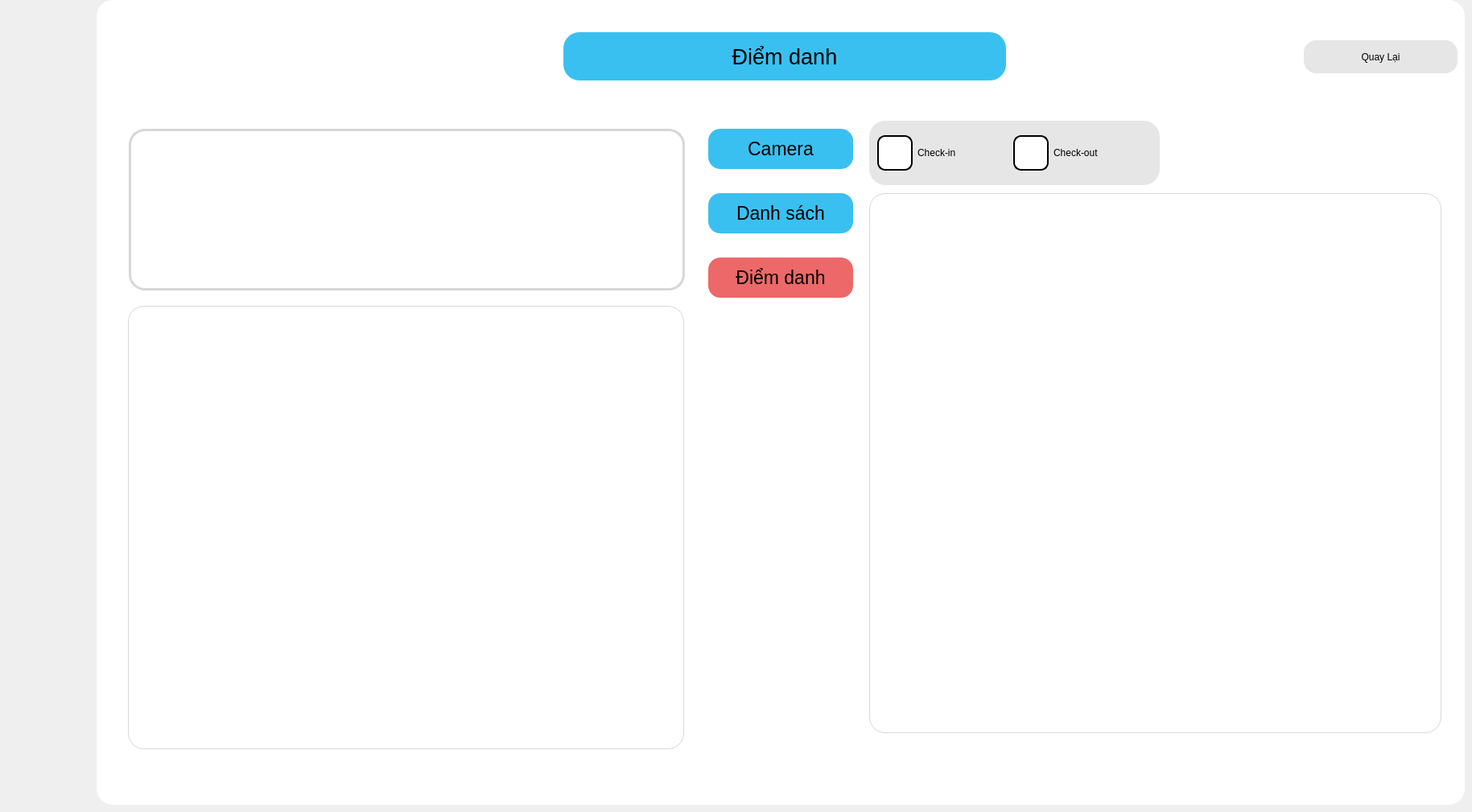
    <widget class="QWidget" name="page_check_list">
     <widget class="QFrame" name="frame_11">
      <property name="geometry">
       <rect>
        <x>120</x>
        <y>0</y>
        <width>1700</width>
        <height>1000</height>
       </rect>
      </property>
      <property name="styleSheet">
       <string notr="true">background-color: rgb(255, 255, 255);
  border-radius: 20px;</string>
      </property>
      <property name="frameShape">
       <enum>QFrame::StyledPanel</enum>
      </property>
      <property name="frameShadow">
       <enum>QFrame::Raised</enum>
      </property>
      <widget class="QLabel" name="label_caidat_cam_2">
       <property name="geometry">
        <rect>
         <x>580</x>
         <y>40</y>
         <width>550</width>
         <height>60</height>
        </rect>
       </property>
       <property name="maximumSize">
        <size>
         <width>800</width>
         <height>200</height>
        </size>
       </property>
       <property name="sizeIncrement">
        <size>
         <width>800</width>
         <height>200</height>
        </size>
       </property>
       <property name="font">
        <font>
         <pointsize>20</pointsize>
         <weight>50</weight>
         <bold>false</bold>
        </font>
       </property>
       <property name="styleSheet">
        <string notr="true">
background-color: rgb(58,192,240);
border-radius: 20px;
</string>
       </property>
       <property name="text">
        <string>Điểm danh</string>
       </property>
       <property name="alignment">
        <set>Qt::AlignCenter</set>
       </property>
      </widget>
      <widget class="QLabel" name="chua_camera">
       <property name="geometry">
        <rect>
         <x>960</x>
         <y>240</y>
         <width>711</width>
         <height>671</height>
        </rect>
       </property>
       <property name="minimumSize">
        <size>
         <width>500</width>
         <height>500</height>
        </size>
       </property>
       <property name="maximumSize">
        <size>
         <width>900</width>
         <height>900</height>
        </size>
       </property>
       <property name="styleSheet">
        <string notr="true">border: 1px solid rgb(215, 215, 215);
background-color: rgb(255, 255, 255);
</string>
       </property>
       <property name="text">
        <string/>
       </property>
      </widget>
      <widget class="QPushButton" name="btn_opencamera_2">
       <property name="geometry">
        <rect>
         <x>760</x>
         <y>160</y>
         <width>180</width>
         <height>50</height>
        </rect>
       </property>
       <property name="font">
        <font>
         <family>MS Shell Dlg 2</family>
         <pointsize>17</pointsize>
         <weight>9</weight>
         <italic>false</italic>
         <bold>false</bold>
        </font>
       </property>
       <property name="styleSheet">
        <string notr="true">QPushButton#btn_opencamera_2{
   	border-radius: 15px;
	font: 75 17pt &quot;MS Shell Dlg 2&quot;;
	
	/*border: 3px solid rgb(230, 230, 230);*/
	background-color: rgb(58,192,240);
	
}
QPushButton#btn_opencamera_2:pressed{
   	border-radius: 15px;
	font: 75 17pt &quot;MS Shell Dlg 2&quot;;
	
	/*border: 3px solid rgb(230, 230, 230);*/
	
	
	background-color: rgb(0, 255, 0);
  color: white;           
   padding-left: 4px;       
  padding-top: 4px;
	
}</string>
       </property>
       <property name="text">
        <string>Camera</string>
       </property>
       <property name="iconSize">
        <size>
         <width>50</width>
         <height>50</height>
        </size>
       </property>
      </widget>
      <widget class="QPushButton" name="btn_diemdanh_2">
       <property name="geometry">
        <rect>
         <x>760</x>
         <y>320</y>
         <width>180</width>
         <height>50</height>
        </rect>
       </property>
       <property name="font">
        <font>
         <family>MS Shell Dlg 2</family>
         <pointsize>17</pointsize>
         <weight>9</weight>
         <italic>false</italic>
         <bold>false</bold>
        </font>
       </property>
       <property name="styleSheet">
        <string notr="true">QPushButton#btn_diemdanh_2{
   	border-radius: 15px;
	font: 75 17pt &quot;MS Shell Dlg 2&quot;;
	
	/*border: 3px solid rgb(230, 230, 230);*/
	
	background-color: rgb(237, 104, 104);
	
}
QPushButton#btn_diemdanh_2:pressed{
   	border-radius: 15px;
	font: 75 17pt &quot;MS Shell Dlg 2&quot;;
	
	/*border: 3px solid rgb(230, 230, 230);*/
	
	background-color: rgb(0, 255, 0);
  color: white;           
   padding-left: 4px;       
  padding-top: 4px;
	
}</string>
       </property>
       <property name="text">
        <string>Điểm danh</string>
       </property>
       <property name="iconSize">
        <size>
         <width>50</width>
         <height>50</height>
        </size>
       </property>
      </widget>
      <widget class="QFrame" name="frame_21">
       <property name="geometry">
        <rect>
         <x>960</x>
         <y>150</y>
         <width>361</width>
         <height>80</height>
        </rect>
       </property>
       <property name="styleSheet">
        <string notr="true">background-color: rgb(230,230,230);
  border-radius: 20px;</string>
       </property>
       <property name="frameShape">
        <enum>QFrame::StyledPanel</enum>
       </property>
       <property name="frameShadow">
        <enum>QFrame::Raised</enum>
       </property>
       <widget class="QCheckBox" name="checkbox_checkin_2">
        <property name="geometry">
         <rect>
          <x>0</x>
          <y>10</y>
          <width>181</width>
          <height>60</height>
         </rect>
        </property>
        <property name="styleSheet">
         <string notr="true">QCheckBox{
	background-color: rgb(230,230,230);
	border-radius: 15px;
font: 75 17pt &quot;MS Shell Dlg 2&quot;;
}
QCheckBox:hover{
padding-left :2px;
padding-top :2px;

}
QCheckBox::indicator {
    
    border-radius: 10px; /* Đặt độ cong cho ô tích */
    width: 40px; /* Đặt chiều rộng của ô tích */
    height: 40px; /* Đặt chiều cao của ô tích */
	border: 2px solid rgb(0, 0, 0);
	position: absolute; /* Sử dụng position để định vị */
    top: 0; /* Di chuyển indicator lên phía trên */
left:10;
}

QCheckBox::indicator:unchecked{
	background-color: rgb(255, 255, 255);

}
QCheckBox::indicator:checked{
	
	
background-color: rgb(106, 255, 153);

}


</string>
        </property>
        <property name="text">
         <string>Check-in</string>
        </property>
       </widget>
       <widget class="QCheckBox" name="checkbox_checkout_2">
        <property name="geometry">
         <rect>
          <x>169</x>
          <y>10</y>
          <width>191</width>
          <height>60</height>
         </rect>
        </property>
        <property name="layoutDirection">
         <enum>Qt::LeftToRight</enum>
        </property>
        <property name="styleSheet">
         <string notr="true">QCheckBox{
	background-color: rgb(230,230,230);
	border-radius: 15px;
font: 75 17pt &quot;MS Shell Dlg 2&quot;;
}
QCheckBox:hover{
padding-left :2px;
padding-top :2px;

}
QCheckBox::indicator {
    
    border-radius: 10px; /* Đặt độ cong cho ô tích */
    width: 40px; /* Đặt chiều rộng của ô tích */
    height: 40px; /* Đặt chiều cao của ô tích */
	border: 2px solid rgb(0, 0, 0);
	position: absolute; /* Sử dụng position để định vị */
    top: 0; /* Di chuyển indicator lên phía trên */
left:10;
}

QCheckBox::indicator:unchecked{
	background-color: rgb(255, 255, 255);

}
QCheckBox::indicator:checked{
	
	
background-color: rgb(106, 255, 153);

}


</string>
        </property>
        <property name="text">
         <string>Check-out</string>
        </property>
       </widget>
      </widget>
      <widget class="QPushButton" name="bt_back_setup_4">
       <property name="geometry">
        <rect>
         <x>1500</x>
         <y>50</y>
         <width>191</width>
         <height>41</height>
        </rect>
       </property>
       <property name="styleSheet">
        <string notr="true">QPushButton#bt_back_setup_4{
     border-radius: 15px;
	font: 75 23pt &quot;MS Shell Dlg 2&quot;;
	border: 1px solid rgb(230, 230, 230);
background-color: rgb(230, 230, 230);

}
QPushButton#bt_back_setup_4:pressed{
background-color: qlineargradient(spread:pad, x1:0, y1:0, x2:1, y2:0, stop:0 rgba(58, 192, 255, 219), stop:1 rgba(58, 192, 255, 226));

}
QPushButton#bt_back_setup_4:pressed{
padding-left :2px;
padding-top :2px;

	background-color: rgb(58, 192, 255);
}

</string>
       </property>
       <property name="text">
        <string>Quay Lại</string>
       </property>
       <property name="icon">
        <iconset>
         <normaloff>../../../.designer/images/quaylai_xoafont.png</normaloff>../../../.designer/images/quaylai_xoafont.png</iconset>
       </property>
       <property name="iconSize">
        <size>
         <width>60</width>
         <height>60</height>
        </size>
       </property>
      </widget>
      <widget class="QPushButton" name="btn_showlist_2">
       <property name="geometry">
        <rect>
         <x>760</x>
         <y>240</y>
         <width>180</width>
         <height>50</height>
        </rect>
       </property>
       <property name="font">
        <font>
         <family>MS Shell Dlg 2</family>
         <pointsize>17</pointsize>
         <weight>9</weight>
         <italic>false</italic>
         <bold>false</bold>
        </font>
       </property>
       <property name="styleSheet">
        <string notr="true">QPushButton#btn_showlist_2{
   	border-radius: 15px;
	font: 75 17pt &quot;MS Shell Dlg 2&quot;;
	
	/*border: 3px solid rgb(230, 230, 230);*/
	background-color: rgb(58,192,240);
	
}
QPushButton#btn_showlist_2:pressed{
   	border-radius: 15px;
	font: 75 17pt &quot;MS Shell Dlg 2&quot;;
	
	/*border: 3px solid rgb(230, 230, 230);*/
	
	
	background-color: rgb(0, 255, 0);
  color: white;           
   padding-left: 4px;       
  padding-top: 4px;
	
}</string>
       </property>
       <property name="text">
        <string>Danh sách</string>
       </property>
       <property name="iconSize">
        <size>
         <width>50</width>
         <height>50</height>
        </size>
       </property>
      </widget>
      <widget class="QLabel" name="chua_camera_3">
       <property name="geometry">
        <rect>
         <x>40</x>
         <y>160</y>
         <width>691</width>
         <height>201</height>
        </rect>
       </property>
       <property name="font">
        <font>
         <pointsize>20</pointsize>
        </font>
       </property>
       <property name="styleSheet">
        <string notr="true">border: 3px solid rgb(215, 215, 215);
background-color: rgb(255, 255, 255);
</string>
       </property>
       <property name="text">
        <string/>
       </property>
      </widget>
      <widget class="QTableWidget" name="tableWidget_3">
       <property name="geometry">
        <rect>
         <x>39</x>
         <y>380</y>
         <width>691</width>
         <height>551</height>
        </rect>
       </property>
       <property name="styleSheet">
        <string notr="true">border: 1px solid rgb(215, 215, 215);
background-color: rgb(255, 255, 255);
</string>
       </property>
      </widget>
     </widget>
    </widget>
